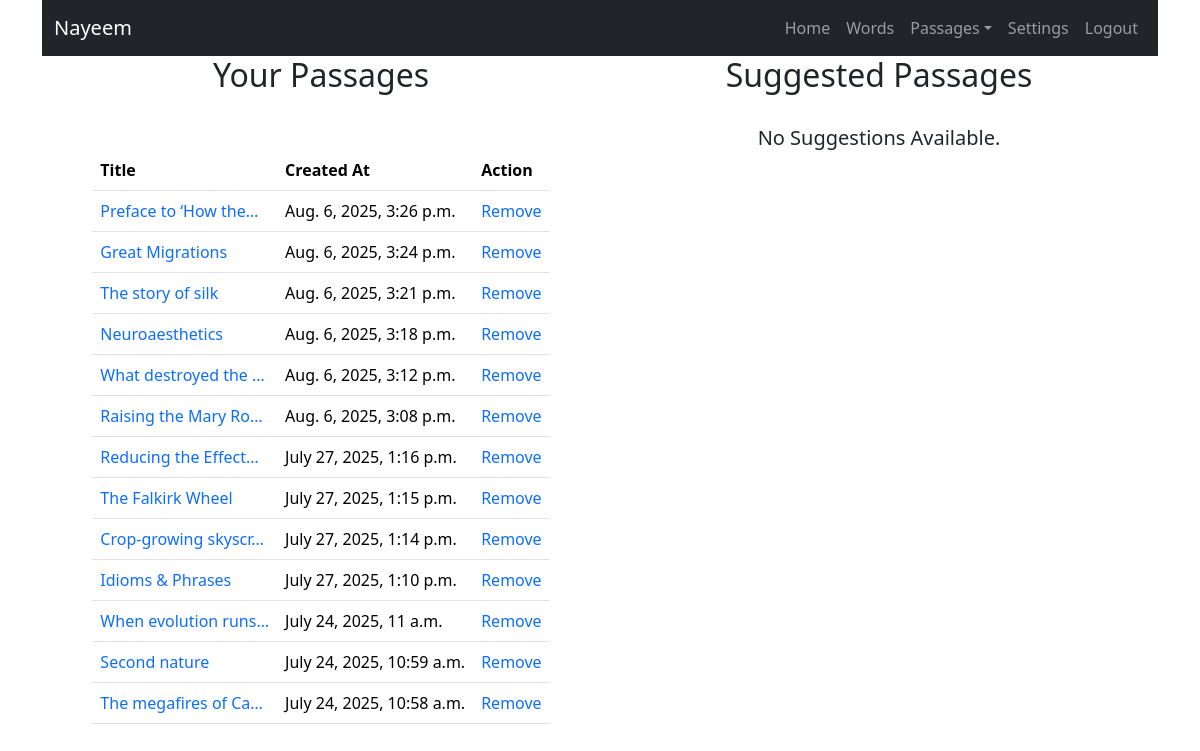
The page /passage/get-passages/ (signed in) on the database as committed earlier.
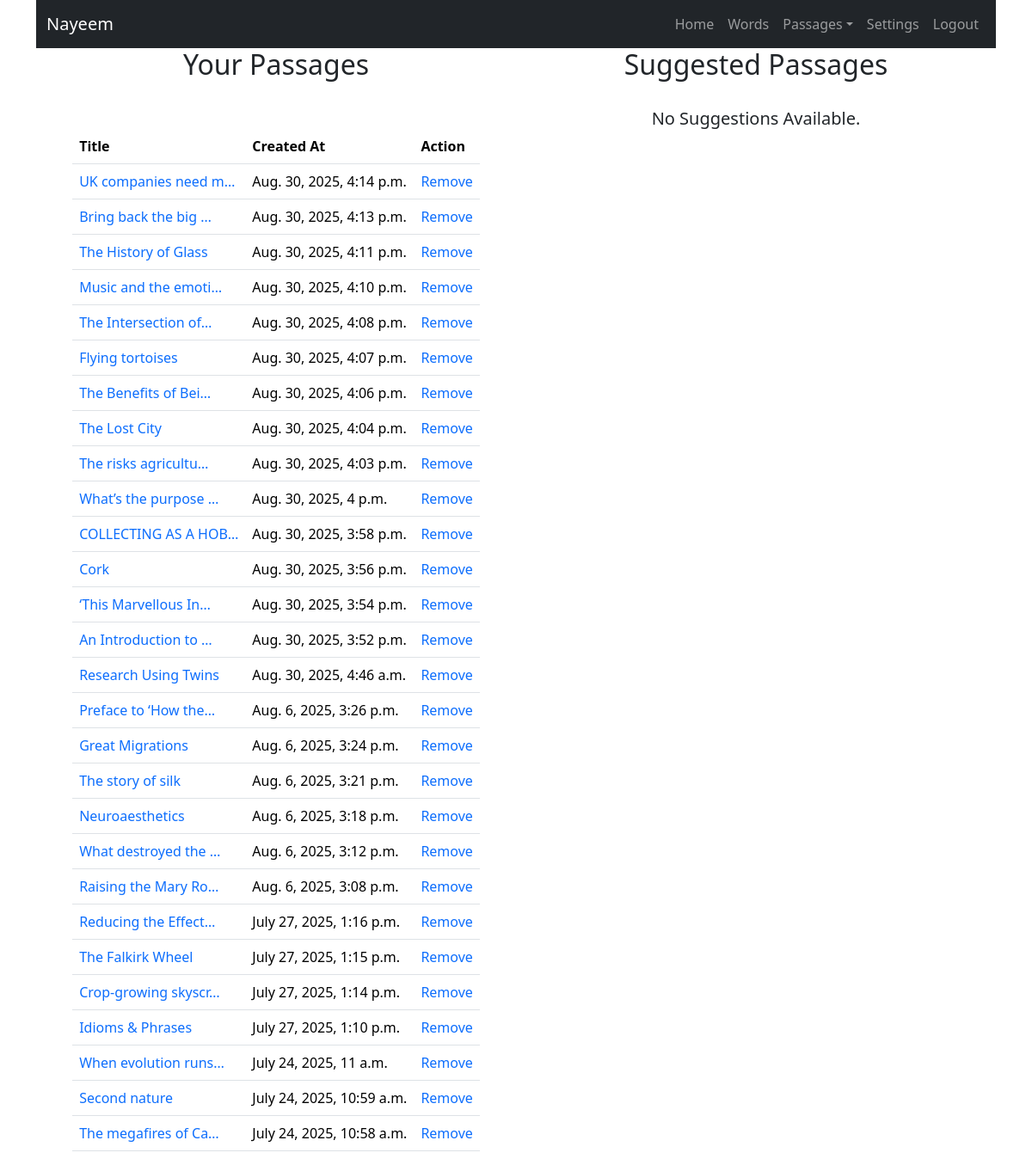
The same page on the database as committed later.
### user/models.py (models this page shows, shortened)
class User(AbstractUser):
    phone = models.CharField(max_length=100, null=True, blank=True)
    gender = models.CharField(max_length=10, choices=ghelp.list_to_tuple(CHOICE.GENDER), blank=True, null=True)
    user_type = models.CharField(max_length=20, choices=ghelp.list_to_tuple(CHOICE.USER_TYPE), default='General')
    @property
    def short_name(self):
        name = None
        if self.first_name: name = self.first_name
        else:
            if self.last_name: name = self.last_name
        return name

### passage/models.py (models this page shows, shortened)
class UserPassage(models.Model):
    user = models.ForeignKey(MODELS_USER.User, on_delete=models.CASCADE, related_name='user_passages')
    passage = models.ForeignKey(Passage, on_delete=models.CASCADE, related_name='passage_users')
    title = models.CharField(max_length=100)
    content = CKEditor5Field(config_name='extends')
    note = CKEditor5Field(config_name='extends')
    audience = models.CharField(max_length=15, choices=ghelp.list_to_tuple(CHOICE.AUDIENCE))
    hide_from_mine_profile = models.BooleanField(default=False)
    created_at = models.DateTimeField(auto_now_add=True)
    class Meta:
        unique_together = [['user', 'passage']]

### passage/views.py (the view)
# urls.py: path('get-passages/', views.get_passages, name='get-passages'),
@login_required(login_url=ghelp.nav_links(key='login')['link'])
def get_passages(request):
    html_path = 'dictionary/passage/get_passage.html'
    context = {
        'title': 'Passage',
        'user': request.user,
        'nav_links': {
            'auth': {
                'home': ghelp.nav_links(key='home', user=request.user),
                'view_passage': ghelp.nav_links(key='view_passage'),
                'add_passage': ghelp.nav_links(key='add_passage'),
                'words': ghelp.nav_links(key='words'),
                'settings': ghelp.nav_links(key='settings'),
                'logout': ghelp.nav_links(key='logout')
            },
            'unauth': {
                'home': ghelp.nav_links(key='home'),
                'login': ghelp.nav_links(key='login'),
                'register': ghelp.nav_links(key='register'),
            }
        },
        'passages': MODELS_PASS.UserPassage.objects.filter(user=request.user, hide_from_mine_profile=False).order_by('-id'),
        'preview_passages': ghelp.get_passages_to_display(MODELS_USER.UserFriend, MODELS_PASS.UserPassage, request.user),
        'audiences': CHOICE.AUDIENCE,
        'friends': ghelp.get_friends(MODELS_USER.UserFriend, request.user, id=False),
    }
    return render(request, html_path, context=context)

### help/common/n.py (called while the page is built)
    def get_friends(self, Userfriend, loggedin_user, id=True):
        if id: return [user_id for pair in Userfriend.objects.filter(Q(user=loggedin_user) | Q(friend=loggedin_user)).values('user', 'friend') for user_id in pair.values() if user_id != loggedin_user.id]
        else:
            friends = []
            for user_friend in Userfriend.objects.filter(Q(user=loggedin_user) | Q(friend=loggedin_user)):
                if user_friend.user.id == loggedin_user.id: friends.append(user_friend.friend)
                else: friends.append(user_friend.user)
            return friends

### templates/dictionary/passage/get_passage.html (shortened to what this page needs)
{% extends 'base.html' %}
{% load passage_filters %}
{% block navbar %}
    <nav class="navbar navbar-expand-lg navbar-dark navbar-sticky-top">
        <div class="container-fluid">
            <a class="navbar-brand" href="{% url nav_links.auth.home.name %}">{{nav_links.auth.home.level}}</a>
            <div class="collapse navbar-collapse" id="navbarNav">
                <ul class="navbar-nav ms-auto">
                    {% if user.is_authenticated %}
                        <li class="nav-item"><a class="nav-link" href="{% url nav_links.auth.home.name %}">Home</a></li>
                        <li class="nav-item"><a class="nav-link" href="{% url nav_links.auth.words.name %}">{{nav_links.auth.words.level}}</a></li>
                        <li class="nav-item dropdown">
                            <a class="nav-link dropdown-toggle" href="#" id="passagesDropdown" role="button" data-bs-toggle="dropdown" aria-expanded="false">Passages</a>
                        </li>
                        <li class="nav-item"><a class="nav-link" href="{% url nav_links.auth.settings.name %}">{{nav_links.auth.settings.level}}</a></li>
                        <li class="nav-item"><a class="nav-link" href="{% url nav_links.auth.logout.name %}">{{nav_links.auth.logout.level}}</a></li>
                    {% endif %}
                </ul>
            </div>
        </div>
    </nav>
{% endblock %}
{% block body %}
    {% if user.is_authenticated  %}
        <div class="container-fluid">
            <div class="row">
                <div class="col-12 col-md-6 col-sm-12">
                    <div class="d-flex flex-column">
                        <div class="d-flex justify-content-center align-items-center">
                            <div class="d-flex flex-column justify-content-center align-items-center">
                                <span class="h2">Your Passages</span>
                            </div>
                        </div>
                        <div class="d-flex justify-content-center align-items-center mt-4">
                            {% if passages %}
                                <div class="table-responsive">
                                    <table class="table table-hover">
                                        <thead>
                                            <tr>
                                                <th scope="col">Title</th>
                                                <th scope="col" class="d-none d-md-table-cell">Created At</th>
                                                <th scope="col">Action</th>
                                            </tr>
                                        </thead>
                                        <tbody>
                                            {% for passage in passages %}
                                                <tr>
                                                    <td>
                                                        <a style="text-decoration: none;" href="/passage/get-single-passage/{{passage.id}}">{{passage.title|truncatechars:20}}</a>
                                                    </td>
                                                    <td class="d-none d-md-table-cell">{{passage.created_at}}</td>
                                                    <td>
                                                        <a style="text-decoration: none;" href="/passage/remove-passage-from-my-list/{{passage.id}}">Remove</a>
                                                    </td>
                                                </tr>
                                            {% endfor %}
                                        </tbody>
                                    </table>
                                </div>
                            {% else %}
                                <span class="h5">Passage List is Empty.</span>
                            {% endif %}
                        </div>
                    </div>
                </div>
                <div class="col-12 col-md-6 col-sm-12">
                    <div class="d-flex flex-column">
                        <div class="d-flex justify-content-center align-items-center">
                            <span class="h2">Suggested Passages</span>
                        </div>
                        <div class="d-flex justify-content-center align-items-center mt-4">
                            {% if preview_passages %}
                                <div class="table-responsive">
                                    <table class="table table-hover">
                                        <thead>
                                            <tr>
                                                <th scope="col">Title</th>
                                                <th scope="col">Action</th>
                                            </tr>
                                        </thead>
                                        <tbody>
                                            {% for preview_passage in preview_passages %}
                                                <tr>
                                                    <td>
                                                        <a class="d-flex flex-column" style="text-decoration: none;" href="/passage/get-single-passage/{{preview_passage.id}}">
                                                            <span>{{preview_passage.passage.title|truncatechars:20}}</span>
                                                            <small class="text-muted">{{preview_passage.user.full_name}}</small>
                                                        </a>
                                                    </td>
                                                    <td>
                                                        <form method="POST" action="{% url 'add-passage-to-your-list' preview_passage.passage.id %}" class="d-flex flex-column flex-md-row align-items-center gap-2">
                                                            {% csrf_token %}
                                                            <select id="audience" name="audience" class="form-select form-select-sm">
                                                                {% for audience in audiences %}
                                                                    <option value="{{ audience }}">{{ audience }}</option>
                                                                {% endfor %}
                                                            </select>
                                                            <select style="height: 100px; width: 150px;" class="d-none" id="audience_users" name="audience_users" multiple>
                                                                {% for friend in friends %}
                                                                    <option value="{{ friend.id }}">{{ friend.username }}</option>
                                                                {% endfor %}
                                                            </select>
                                                            <button type="submit" class="btn btn-sm btn-link p-0">Add</button>
                                                        </form>
                                                    </td>
                                                </tr>
                                            {% endfor %}
                                        </tbody>
                                    </table>
                                </div>
                            {% else %}
                                <span class="h5">No Suggestions Available.</span>
                            {% endif %}
                        </div>
                    </div>
                </div>
            </div>
        </div>
    {% else %}
        <h1>Login First</h1>
    {% endif %}
{% endblock %}

### templates/base.html (shortened to what this page needs)
<!DOCTYPE html>
<html lang="en">
  <head>
    <link href="https://cdn.jsdelivr.net/npm/bootstrap@5.3.2/dist/css/bootstrap.min.css" rel="stylesheet">
    <link rel="stylesheet" href="https://cdn.jsdelivr.net/npm/bootstrap-icons@1.11.1/font/bootstrap-icons.css">
  </head>
    <body data-current-path="{{ request.path }}">
        <div class="container">
            {% block navbar %}
            {% endblock %}
            {% block body %}
            {% endblock %}
        </div>
    </body>
</html>

### templates/base.html (style rules this page uses)
.navbar-sticky-top { position: sticky; top: 0; background-color: #212529; }

Rows that differ between the two databases and show on the page:
added UserPassage: title "UK companies need m…", created_at "Aug. 30, 2025, 4:14 p.m."
added UserPassage: title "Bring back the big …", created_at "Aug. 30, 2025, 4:13 p.m."
added UserPassage: title "The History of Glass", created_at "Aug. 30, 2025, 4:11 p.m."
added UserPassage: title "Music and the emoti…", created_at "Aug. 30, 2025, 4:10 p.m."
added UserPassage: title "The Intersection of…", created_at "Aug. 30, 2025, 4:08 p.m."
added UserPassage: title "Flying tortoises", created_at "Aug. 30, 2025, 4:07 p.m."
added UserPassage: title "The Benefits of Bei…", created_at "Aug. 30, 2025, 4:06 p.m."
added UserPassage: title "The Lost City", created_at "Aug. 30, 2025, 4:04 p.m."
added UserPassage: title "The risks agricultu…", created_at "Aug. 30, 2025, 4:03 p.m."
added UserPassage: title "What’s the purpose …", created_at "Aug. 30, 2025, 4 p.m."
added UserPassage: title "COLLECTING AS A HOB…", created_at "Aug. 30, 2025, 3:58 p.m."
added UserPassage: title "Cork", created_at "Aug. 30, 2025, 3:56 p.m."
added UserPassage: title "‘This Marvellous In…", created_at "Aug. 30, 2025, 3:54 p.m."
added UserPassage: title "An Introduction to …", created_at "Aug. 30, 2025, 3:52 p.m."
added UserPassage: title "Research Using Twins", created_at "Aug. 30, 2025, 4:46 a.m."
